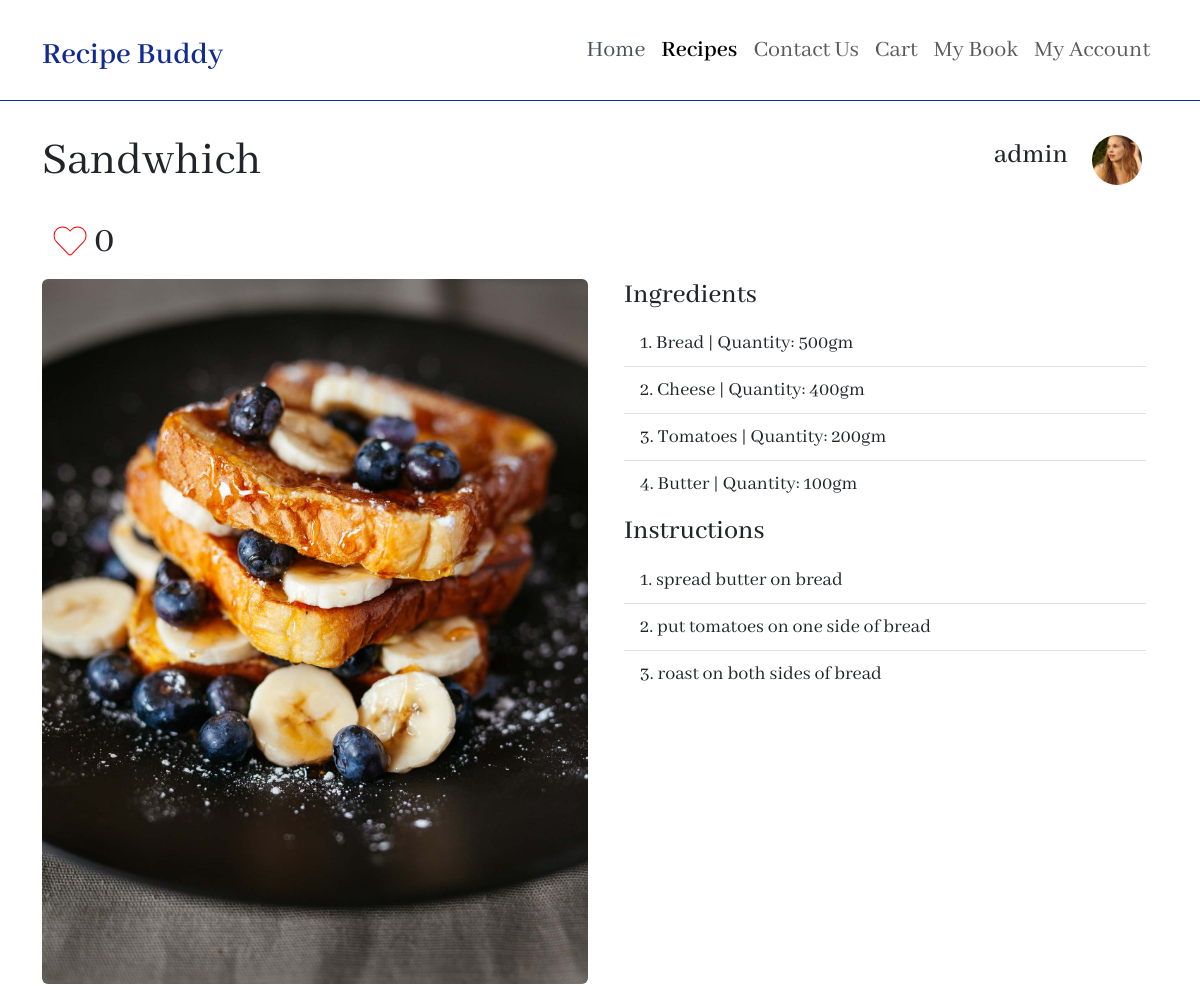
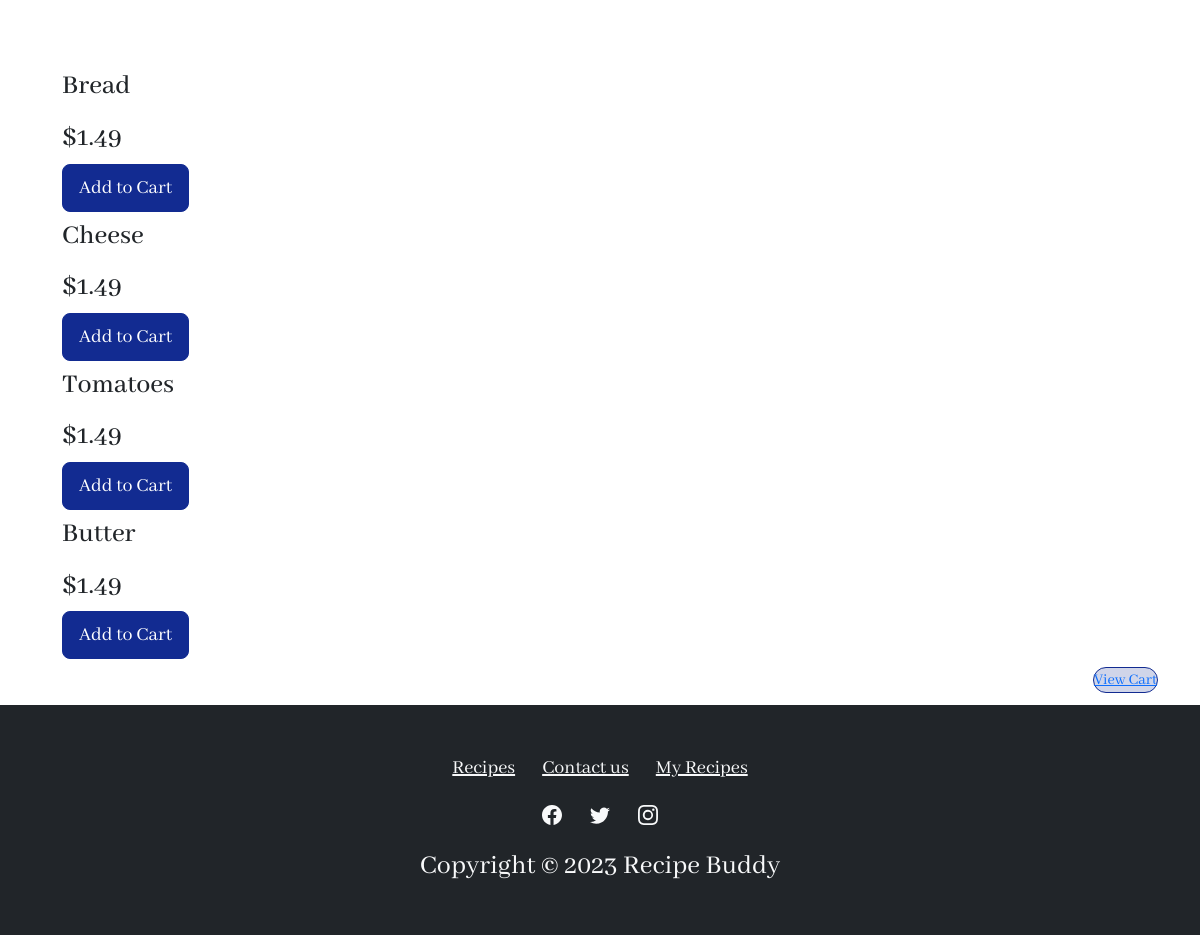
/showrecipe.php?id=24 (signed in), run on the app's committed database (2 pictures, top to bottom).
### tables this page shows
CREATE TABLE `recipe` (
  `RecipeID` int(11) NOT NULL,
  `Title` varchar(100) NOT NULL,
  `Description` varchar(400) DEFAULT NULL,
  `RecipeImagePath` varchar(500) NOT NULL,
  `RecipeImageName` varchar(500) NOT NULL,
  `DateCreated` datetime NOT NULL DEFAULT current_timestamp(),
  `isPublic` int(1) NOT NULL
);

CREATE TABLE `users` (
  `UserID` int(11) NOT NULL,
  `Username` varchar(50) NOT NULL,
  `Password` varchar(50) NOT NULL,
  `UserImagePath` varchar(500) NOT NULL,
  `UserImageName` varchar(500) NOT NULL,
  `Contact` varchar(15) DEFAULT NULL
);

CREATE TABLE `recipe_ingredients_units` (
  `Recipe_Ingredient_Unit_ID` int(11) NOT NULL,
  `IngredientID` int(11) NOT NULL,
  `UnitID` int(11) NOT NULL,
  `RecipeID` int(11) NOT NULL,
  `Quantity` int(11) NOT NULL
);

CREATE TABLE `ingredients` (
  `IngredientID` int(11) NOT NULL,
  `Ingredient` varchar(50) NOT NULL
);

CREATE TABLE `units` (
  `UnitID` int(11) NOT NULL,
  `Unit` varchar(20) NOT NULL
);

CREATE TABLE `instructions` (
  `InstructionID` int(11) NOT NULL,
  `Instruction` varchar(300) NOT NULL
);

### showrecipe.php (the view, shortened to what this page needs)
<?php
include 'includes/db.php';
$userID = $_SESSION['userID'];
if (isset($_GET['id'])) {
  $id = $_GET['id'];
  $ingredient_sql = "SELECT recipe.RecipeID, recipe.RecipeImagePath, Title, ingredient FROM recipe_ingredients
                      JOIN recipe ON recipe_ingredients.RecipeID = recipe.RecipeID
                      JOIN ingredients ON recipe_ingredients.IngredientID = ingredients.IngredientID
                      WHERE recipe.RecipeID = $id";
  $instructions_sql = "SELECT recipe.RecipeID, instructions.Instruction FROM recipe_instructions
                        JOIN recipe ON recipe_instructions.RecipeID = recipe.RecipeID
                        JOIN instructions ON recipe_instructions.InstructionsID = instructions.InstructionID
                        WHERE recipe.RecipeID = $id";
  $users_sql = "SELECT recipe.RecipeID,users.UserID, Username, UserImagePath FROM `recipe_users`
                  JOIN recipe ON recipe_users.RecipeID = recipe.RecipeID
                  JOIN users ON recipe_users.UserID = users.UserID
                  WHERE recipe.RecipeID = $id";
  $units_sql = "SELECT recipe.RecipeID, Unit, Quantity, ingredients.Ingredient FROM recipe_ingredients_units
                JOIN recipe ON recipe_ingredients_units.RecipeID = recipe.RecipeID
                JOIN units ON recipe_ingredients_units.UnitID = units.UnitID
                JOIN ingredients ON recipe_ingredients_units.IngredientID = ingredients.IngredientID
                WHERE recipe.RecipeID = $id";
  $likes_sql = "SELECT COUNT(RecipeID) AS 'Likes' FROM recipe_likes WHERE RecipeID = $id";
  $already_liked_sql = "SELECT COUNT(RecipeID) AS 'Likes' FROM recipe_likes WHERE RecipeID = $id and UserID = $userID ";
  $ingredient_result = mysqli_query($conn, $ingredient_sql);
  $ingredient_row = mysqli_fetch_assoc($ingredient_result);
  $instructions_result = mysqli_query($conn, $instructions_sql);
  $users_result = mysqli_query($conn, $users_sql);
  $users_row = mysqli_fetch_assoc($users_result);
  $units_result = mysqli_query($conn, $units_sql);
  $likes_result = mysqli_query($conn, $likes_sql);
  $likes_row = mysqli_fetch_assoc($likes_result);
  $already_liked_result = mysqli_query($conn, $already_liked_sql);
  $already_liked_row = mysqli_fetch_assoc($already_liked_result);
  $like_class = $already_liked_row['Likes'] == 1 ? "text-danger" : "";
  if ($units_result) {
    while ($row = mysqli_fetch_assoc($units_result)) {
      $unitsArray[] = $row;
    }
  }
}
?>
<!DOCTYPE html>
<html data-bs-theme="light" lang="en">
<head>
  <link
    rel="stylesheet"
    href="https://cdn.jsdelivr.net/npm/bootstrap@5.3.3/dist/css/bootstrap.min.css" />
  <link href="https://cdnjs.cloudflare.com/ajax/libs/font-awesome/5.15.3/css/all.min.css" rel="stylesheet">
  <link rel="stylesheet" href="assets/css/styles.min.css" />
</head>
<body style="font-family: 'Abhaya Libre', serif">
  <nav
    class="navbar navbar-expand-md sticky-top bg-body py-3"
    style="
        background: var(--bs-primary);
        border-bottom: 1px solid var(--bs-primary);
      ">
    <div class="container">
      <a class="navbar-brand d-flex align-items-center" href="index.php"><span
          class="fs-2 fw-semibold"
          style="color: var(--bs-primary); padding-top: 10px">Recipe Buddy</span></a>
      <div class="collapse navbar-collapse" id="navcol-2">
        <ul class="navbar-nav ms-auto">
          <li class="nav-item">
            <a
              class="nav-link active fs-4 fw-normal"
              href="index.php"
              style="
                  border-bottom-color: var(--bs-primary-text-emphasis);
                  color: var(--bs-dark-text-emphasis);
                ">Home</a>
          </li>
          <li class="nav-item">
            <a class="nav-link fs-4 fw-semibold active" href="recipes.php">Recipes</a>
          </li>
          <li class="nav-item">
            <a class="nav-link fs-4" href="contactus.php">Contact Us</a>
          </li>
          <?php
          if (isset($_SESSION['Username']) && $_SESSION['loggedin'] == true) {
            echo '<li class="nav-item"><a class="nav-link fs-4" href="cart.php">Cart</a></li>';
            echo '<li class="nav-item"><a class="nav-link fs-4" href="mybook.php">My Book</a></li>';
            echo '<li class="nav-item"><a class="nav-link fs-4" href="account.php">My Account</a></li>';
          } else {
            echo '<a class="btn btn-primary fs-4 ms-md-2" role="button" href="login.php" style="border-radius: 8px">Login</a>';
          }
          ?>
        </ul>
      </div>
    </div>
  </nav>
  <div
    class="container py-4 py-xl-5"
    style="padding-top: 8px; margin-top: -24px">
    <div class="row d-flex justify-content-between align-items-center flex-lg-row flex-sm-column">
      <div class="col mt-sm-2 mt-md-2">
        <h1 class="display-5" style="margin-bottom: 20px"><?php echo $ingredient_row['Title'] ?></h1>
      </div>
      <div class="col d-flex mb-sm-3 mb-md-3 justify-content-sm-start justify-content-md-start justify-content-lg-end">
        <div class="row ">
          <div class="col d-flex align-items-center">
            <h1 class="fs-3"><?php echo $users_row['Username'] ?></h1>
          </div>
          <div class="col">
            <img
              class="rounded-circle flex-shrink-0 me-3 fit-cover"
              width="50"
              height="50"
              src="<?php echo $users_row['UserImagePath']; ?>" />
          </div>
        </div>
      </div>
    </div>
    <div class="container mb-2">
      <div class="d-flex align-items-center">
        <i id="heartIcon" class="border-heart fas fa-heart fa-2x <?php echo $like_class; ?> mr-2" onclick="addLike()"></i>
        <span id="vote-count" class="fs-1 ms-2"><?php echo $likes_row['Likes'];?></span>
      </div>
    </div>
    <div class="d-flex row flex-lg-row flex-xs-column flex-sm-column ">
      <div class="col mb-sm-3 mb-md-3">
        <img
          class="rounded w-100 h-100 fit-cover"
          style="min-height: 300px"
          src="<?php echo $ingredient_row['RecipeImagePath']; ?>" />
      </div>
      <div class="col">
        <div class="container d-flex flex-column">
          <h4 class="fs-3">Ingredients</h4>
          <ol class="list-group list-group-flush list-group-numbered fs-5 mb-2">
            <?php foreach ($unitsArray as $unit): ?>
              <li class="list-group-item">
                <?php echo $unit['Ingredient']; ?>
                | Quantity: <?php echo $unit['Quantity'] . $unit['Unit']; ?>
              </li>
            <?php endforeach; ?>
          </ol>
          <h4 class="fs-3">Instructions</h4>
          <ol class="list-group list-group-flush list-group-numbered fs-5">
            <?php while ($instructions_row = mysqli_fetch_assoc($instructions_result)): ?>
              <li class="list-group-item"><?php echo $instructions_row['Instruction']; ?></li>
            <?php endwhile; ?>
          </ol>
        </div>
      </div>
    </div>
  </div>
  <div
    class="container">
    <?php foreach ($unitsArray as $ingredient): ?>
      <div
        class="row d-flex m-2 d-xxl-flex flex-row justify-content-xxl-center align-items-xxl-center">
        <div class="col-md-12 col-xxl-6 d-xxl-flex align-items-xxl-center">
          <h3><?php echo $ingredient['Ingredient']; ?></h3>
        </div>
        <div
          class="col d-xxl-flex justify-content-xxl-end align-items-xxl-center">
          <h3 style="padding-top: 10px; padding-right: 20px">$1.49</h3>
          <button
            class="btn btn-primary btn-lg d-xxl-flex justify-content-xxl-center align-items-xxl-center"
            type="button">
            Add to Cart
          </button>
        </div>
      </div>
    <?php endforeach; ?>
  </div>
  <div
    class="container d-sm-flex justify-content-sm-end align-items-sm-center"
    style="padding-bottom: 12px">
    <?php
    if (isset($_SESSION['Username']) && $_SESSION['loggedin'] == true) {
      echo '<a
      class="bg-primary-subtle bg-opacity-10 border rounded-pill border-1 border-primary"
      href="cart.php"
      data-bs-theme="light">View Cart</a>';
    }
    ?>
  </div>
  <footer class="text-center bg-dark">
    <div class="container text-white py-4 py-lg-5">
      <ul class="list-inline">
        <li class="list-inline-item me-4">
          <a class="fs-5 link-light" href="recipes.php">Recipes</a>
        </li>
        <li class="list-inline-item fs-5 me-4">
          <a class="fs-5 link-light" href="contactus.php">Contact us</a>
        </li>
        <li class="list-inline-item fs-5">
          <a class="fs-5 link-light" href="mybook.php">My Recipes</a>
        </li>
      </ul>
      <ul class="list-inline fs-5">
        <li class="list-inline-item fs-5 me-4">
        </li>
        <li class="list-inline-item fs-5 me-4">
        </li>
        <li class="list-inline-item fs-5">
        </li>
      </ul>
      <p class="fs-3 mb-0" style="color: var(--bs-tertiary-bg)">
        Copyright © 2023 Recipe Buddy
      </p>
    </div>
  </footer>
</body>
</html>

### showrecipe.php (style rules this page uses)
.border-heart { color: transparent; -webkit-text-stroke-width: 1px; -webkit-text-stroke-color: red; }

### data on the page
recipe: Title "Sandwhich", users.Username "admin", RecipeImagePath (picture), instructions.Instruction "spread butter on bread", instructions.Instruction "put tomatoes on one side of bread", instructions.Instruction "roast on both sides of bread"
recipe_ingredients_units: IngredientID.Ingredient "Bread", Quantity "500", UnitID.Unit "gm"
recipe_ingredients_units: IngredientID.Ingredient "Cheese", Quantity "400", UnitID.Unit "gm"
recipe_ingredients_units: IngredientID.Ingredient "Tomatoes", Quantity "200", UnitID.Unit "gm"
recipe_ingredients_units: IngredientID.Ingredient "Butter", Quantity "100", UnitID.Unit "gm"

### other printed values
$likes_row['Likes'] "0"
